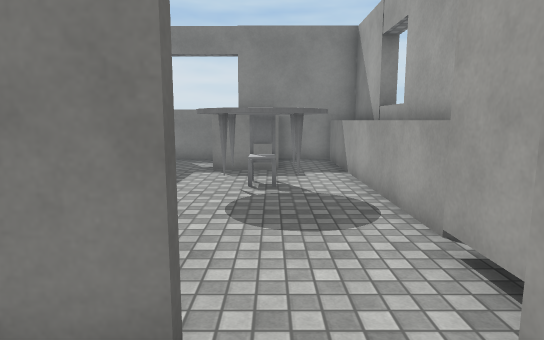
[1] (above)

18 first-person views from a walk through a Unity game level. The camera is 1.5 m above the floor, tilts 8° down and sees 75° across. The floor is counted in squares, 1 m on a side. Each view is taken from the middle of a square. On the plan, view 1 faces up. The plan holds only what a view shows up to about 16 squares ahead; the rest is blank. The player character is not drawn. Surface patterns are stand-ins for the level's own textures.

[2]
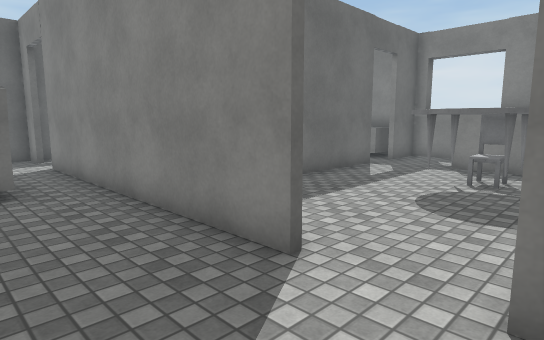

[3]
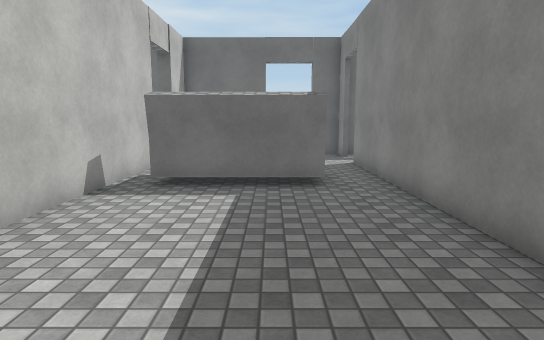

[4]
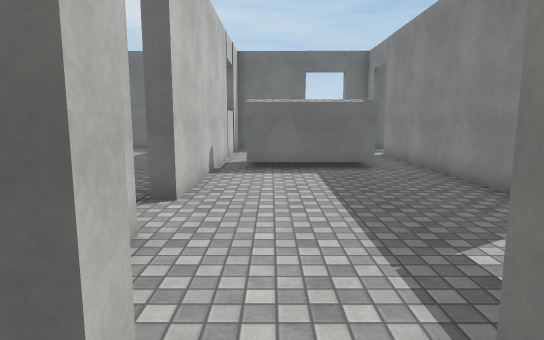

[5]
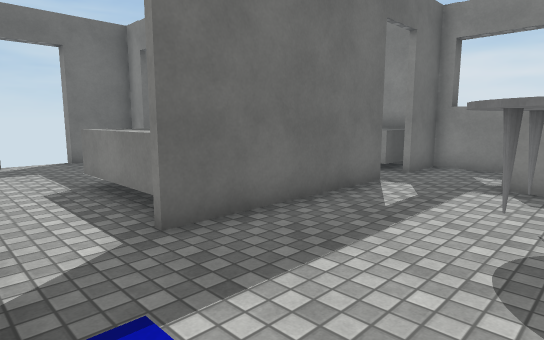

[6]
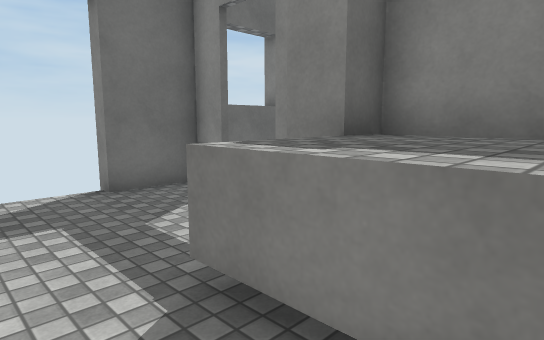

[7]
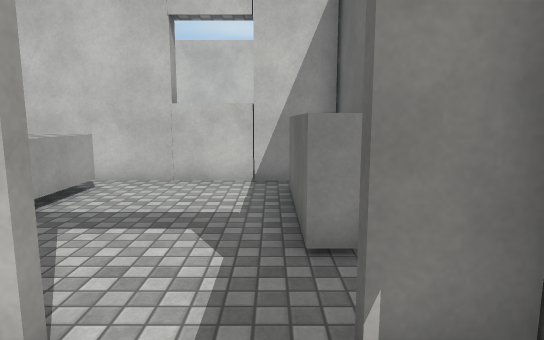

[8]
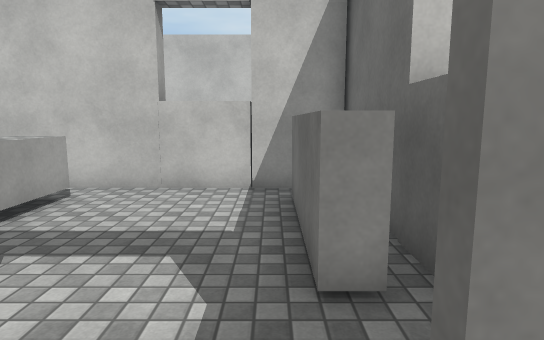

[9]
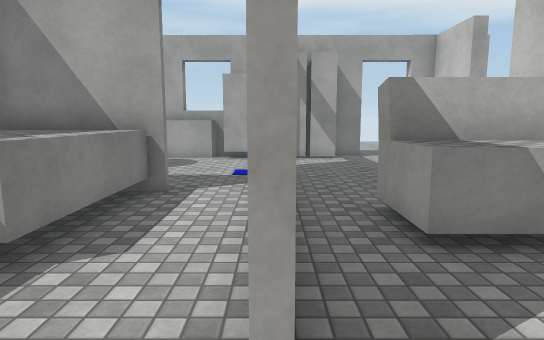

[10]
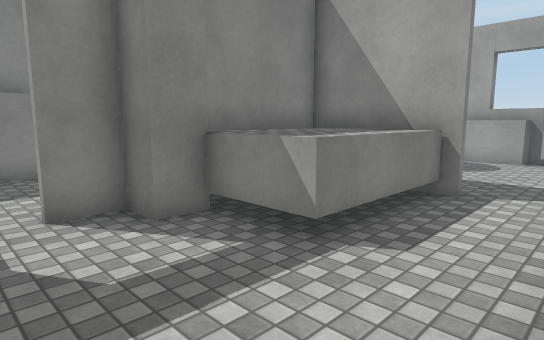

[11]
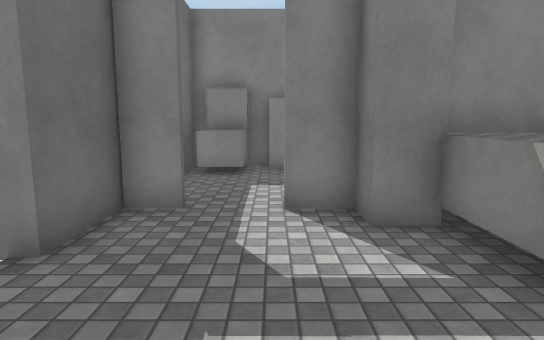

[12]
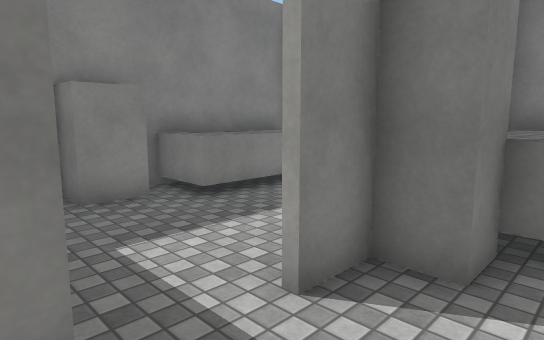

[13]
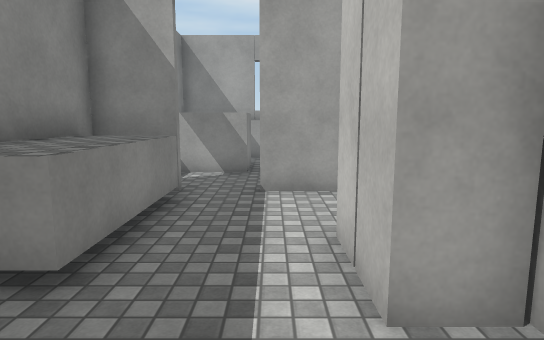

[14]
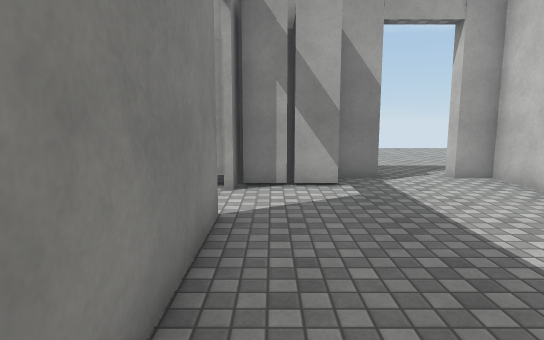

[15]
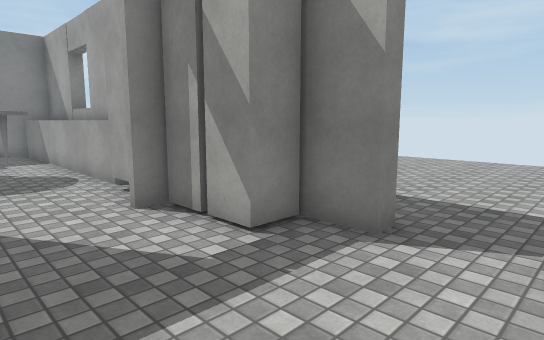

[16]
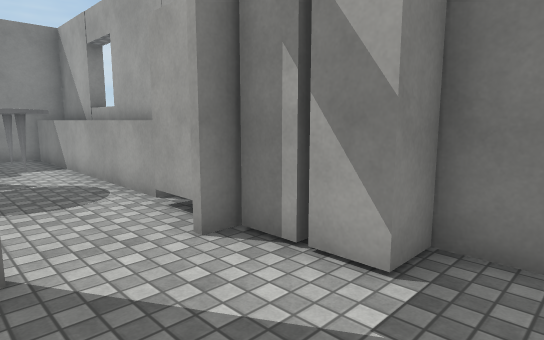

[17]
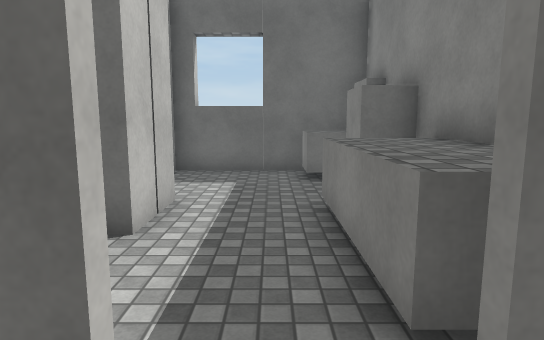

[18]
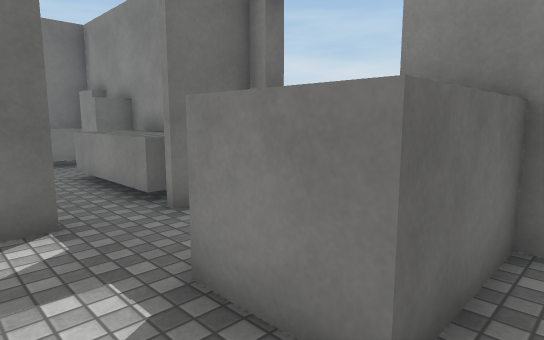

### Floor plan
Key: @ floor where view 1 was taken; # wall or solid block; x gap in a wall; . floor; ^ raised ledge; C chair; T table; B block.
Columns run from 14 left of view 1 to 13 right of it. Each row starts with its distance up from view 1.
 14 ##################
 13 #BBBB^^^^^#.###.^^
 12 #BB..^^^^^#.###.^^
 11 #...........###.^^
 10 #.........#.....^^
  9 #....##...#...C.^^
  8 ##..#######..TCT^^
  7 #....#^^^^#..T.T^^
  6 x.....^^^#...TT.^^
  5  .....^^^#......^^
  4  ...............B#
  3 # ..............B#
  2 ##..##########..##       ...
  1 #...............##     .....
  0 ##....^^#.....@.##   .......
 -1 ##....^^#........##.........
 -2 ##....^^#...................
 -3 ##....^^#................
 -4 ##....^^x........##......
 -5  ############..###  .....
 -6           ...         ...
 -7           .

Where each view was taken, in squares from view 1:
view 1: 0 up, 0 right, facing up
view 2: 1 down, 2 right, facing up-left
view 3: 1 down, 2 right, facing left
view 4: 3 down, 5 right, facing left
view 5: 2 up, 0 right, facing up-left
view 6: 3 up, 6 left, facing up-left
view 7: 4 up, 12 left, facing down
view 8: 3 up, 12 left, facing down
view 9: 2 up, 12 left, facing right
view 10: 2 up, 12 left, facing up-right
view 11: 2 up, 11 left, facing up
view 12: 6 up, 13 left, facing up-right
view 13: 10 up, 12 left, facing right
view 14: 1 up, 6 left, facing right
view 15: 4 down, 1 left, facing up-right
view 16: 2 down, 1 left, facing up-right
view 17: 11 up, 3 left, facing left
view 18: 9 up, 1 right, facing up-left
